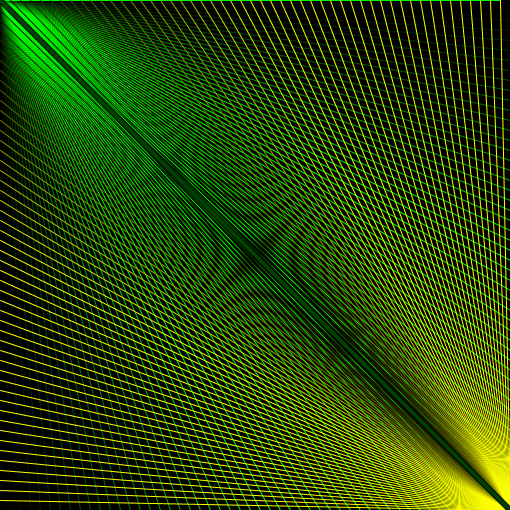
Frame 1 (no input)
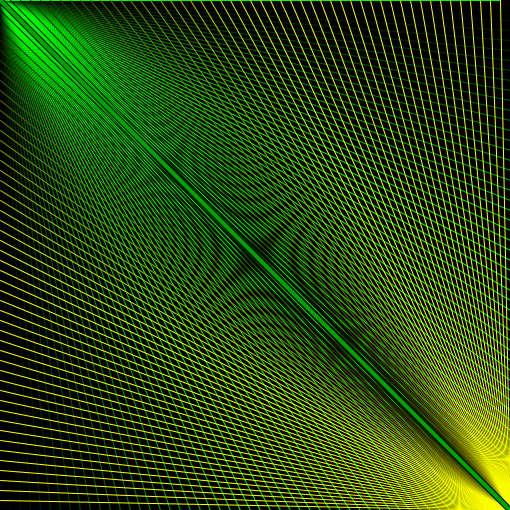
Frame 60 (the mouse pressed at the canvas centre just before this capture)
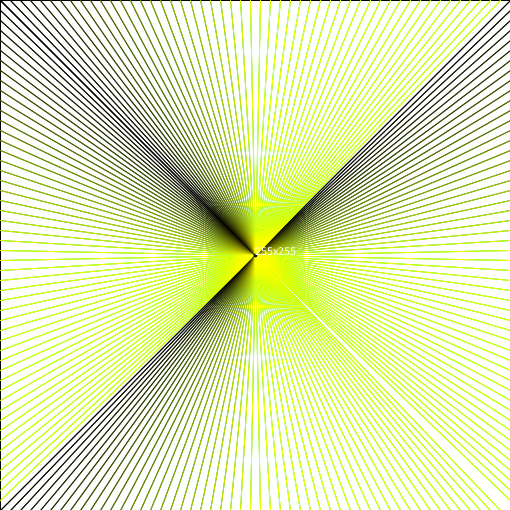
Frame 120 (the mouse held since frame 60 and released just before this capture)

The Processing sketch that drew these frames (run headless with seeded random() and noise(); from frame 60 on, the mouse is pressed at the canvas centre):

// Processing sketch: processing_169445
// ── processing_169445.pde



void setup() {
  size(510, 510);
}

void draw() {

  float rand = random(2,8);
  
  fill(mouseX, mouseX, mouseX);
  rect(0, 0, width, height); 


  for (int i=0; i<height; i+=10) {//derecha
    stroke(0, i, 0);
    line(mouseX, mouseY, width, i);
  }


  for (int i=0; i<height; i+=10) {//izquierda
    stroke(0, i, 0);
    line(0, i, mouseX, mouseY);
  }


  for (int i=0; i<width; i+=10) {//arriba
    stroke(0, i, 0);
    line(i, 0, mouseX, mouseY);
  }

  for (int i=0; i<width; i+=10) {//abajo
    stroke(0, i, 0);
    line(mouseX, mouseY, i, width);
  }


  for (int i=0; i<height; i+=10) {//prueba1
    stroke(i, i, 0);
    line(width-mouseX, height-mouseY, width, i);
  }

  for (int i=0; i<height; i+=10) {//prueba2
    stroke(i, i, 0);
    line(0, i, width-mouseX, height-mouseY);
  }


  for (int i=0; i<width; i+=10) {//prueba3
    stroke(i, i, 0);
    line(i, 0, width-mouseX, height-mouseY);
  }

  for (int i=0; i<width; i+=10) {//prueba4
    stroke(i, i, 0);
    line(width-mouseX, height-mouseY, i, width);
  }


  
     stroke(0);
  strokeWeight(rand);
   line(width-mouseX, height-mouseY, mouseX, mouseY);
  
  stroke(0, random(255), 0);
  strokeWeight(rand-2);
 
  line(width-mouseX, height-mouseY, mouseX, mouseY);
   strokeWeight(1);
    stroke(0, 0, 0);
    
    fill(255); 
  text(mouseX+"x"+mouseY, mouseX, mouseY);
}
